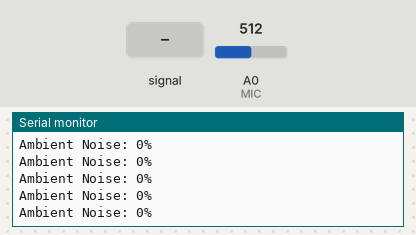
A sketch run on a simulated Arduino Uno, built with avr-gcc and run on an emulated ATmega328P. On the bench: the last lines printed to the serial monitor. The inputs (shaded band) are chosen by the test bench; at power-on: A0 (MIC) = 512.

Above: at 1.2 s.
1.3 s: A0 (MIC) fed a 200 Hz sine of ±81 counts around its level
At 1.38 s:
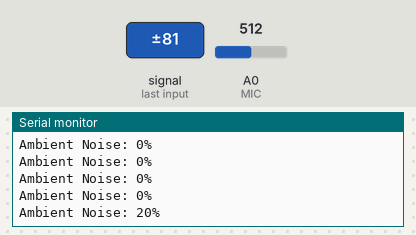
2.8 s: A0 (MIC) fed a 1000 Hz sine of ±255 counts around its level
At 2.86 s:
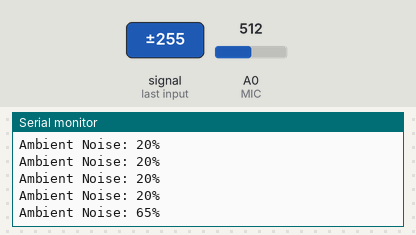
4.3 s: A0 (MIC) set to 716
At 4.34 s:
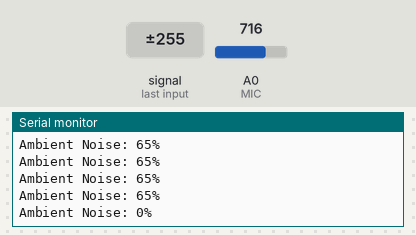
Timing chart, 0 to 7.3 s (numbered marks = the images above; inputs shaded):
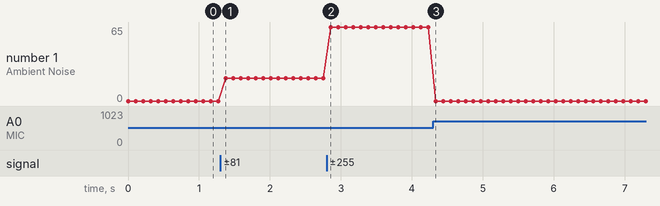

The sketch:

Coding_Basics-Microphone.ino
```cpp
//Input Pin Variables

const int MIC = A0;

//Other Variables

int micReading = 0; // variable to hold mics raw input value
int micVolume = 0; // variable to hold the converted mic volume

//Void Setup - runs once at start

void setup()
{
   Serial.begin(9600); // Initialise Serial Monitor
}

//Void Loop - repeats forever

void loop()
{
   int micMin = 1024; // Sets micMin to 1024 before the 50 readings decrease the number
   int micMax = 0; // Sets micMax to 0 before the 50 readings increase the number

   for (int i = 0; i < 50; ++i) // Perform 50 reads
      {
        int micVal = analogRead(MIC); // Read value from microphone
        micMin = min(micMin, micVal); // Decreases micMin if val is less than it
        micMax = max(micMax, micVal); // Increases micMax if val is more than it
      }

   micReading = micMax - micMin; // Finds the average volume
   micVolume = map(micReading,0,775,0,100); // Maps micReading to a percentage

   Serial.print("Ambient Noise: "); // print text to Serial Monitor
   Serial.print(micVolume); // print variable’s value and start a new line
   Serial.println("%"); // print text to Serial Monitor

   delay(100); // delay for 100 milliseconds
}
```

Measured:
- after the input at 1.3 s, the serial monitor: prints a new line after 0.08 s (image 1)
- after the input at 2.8 s, the serial monitor: prints a new line after 0.06 s (image 2)
- after the input at 4.3 s, the serial monitor: prints a new line at once (image 3)
- plotted number 1: 0 → 20 after the input at 1.3 s, 20 → 65 after the input at 2.8 s, 65 → 0 after the input at 4.3 s
